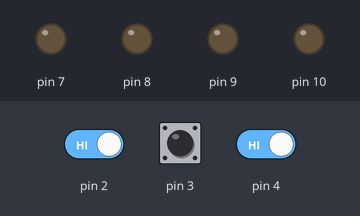
The sketch below on a simulated Arduino Uno, built with avr-gcc and run on an emulated ATmega328P. Shown: output pins drawn as LEDs (lit = HIGH). The test bench sets the inputs (shaded band); at power-on: pin 4 HIGH, pin 2 HIGH, pin 3 HIGH.

Above: at 1.2 s.
1.3 s: pin 4 driven LOW
At 1.6 s:
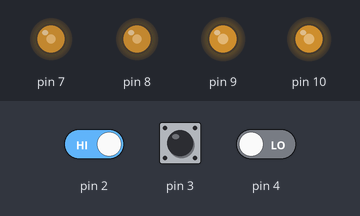
2.8 s: pin 2 driven LOW
At 4.9 s:
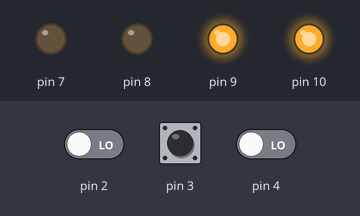
5.8 s: pin 4 driven HIGH
At 7.0 s:
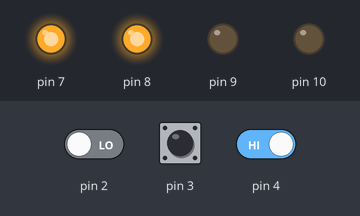
Timing chart, 0 to 14.8 s (numbered marks = the images above; inputs shaded):
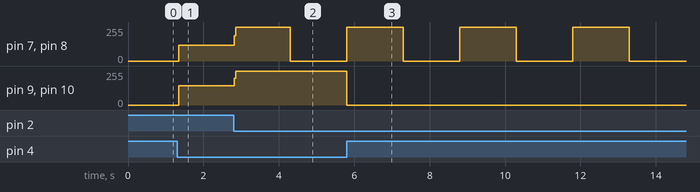

Measured:
- after the input at 1.3 s, pin 7, pin 8: 0/255 → 120/255 at once; pin 9, pin 10: 0/255 → 146/255 at once
- after the input at 2.8 s, pin 7, pin 8: 120/255 → 255/255 at once, → 0/255 1.5 s later; pin 9, pin 10: 146/255 → 255/255 at once
- after the input at 5.8 s, pin 9, pin 10: 255/255 → 0/255 at once

The sketch:

5.ino
```cpp
/*Usando condicional composta, desenvolva um programa onde:
- Se acionar o botão do pino 2, os LEDs dos pinos 7 e 8 piscam
por 1,5 segundo e se apagam por 3 segundos;
- Se acionar o botão do pino 3, os LED’s dos pinos 9 e 10 piscam
por 2 segundos e se apagam por 1 segundo;
- Se acionar o botão do pino 4, os LED’s dos pinos 7, 8, 9 e 10 se
ascendem juntos, e assim permanecem.*/
void setup(){
  pinMode(2,INPUT);
  pinMode(3,INPUT);
  pinMode(4,INPUT);
  pinMode(7,OUTPUT);
  pinMode(8,OUTPUT);
  pinMode(9,OUTPUT);
  pinMode(10,OUTPUT);
}
void loop(){
  if(digitalRead(2)==LOW){
    digitalWrite(7,HIGH);
    digitalWrite(8,HIGH);
    delay(1500);
    digitalWrite(7,LOW);
    digitalWrite(8,LOW);
    delay(1500);
  }
  else{
    digitalWrite(7,LOW);
    digitalWrite(8,LOW);
  }
  if(digitalRead(3)==LOW){
    digitalWrite(9,HIGH);
    digitalWrite(10,HIGH);
    delay(1500);
    digitalWrite(9,LOW);
    digitalWrite(10,LOW);
    delay(1500);
  }
  else{
    digitalWrite(9,LOW);
    digitalWrite(10,LOW);
  }
  if(digitalRead(4)==LOW){
    digitalWrite(7,HIGH);
    digitalWrite(8,HIGH);
    digitalWrite(9,HIGH);
    digitalWrite(10,HIGH);
  }
  else{
    digitalWrite(7,LOW);
    digitalWrite(8,LOW);
    digitalWrite(9,LOW);
    digitalWrite(10,LOW);
  }
}
```
